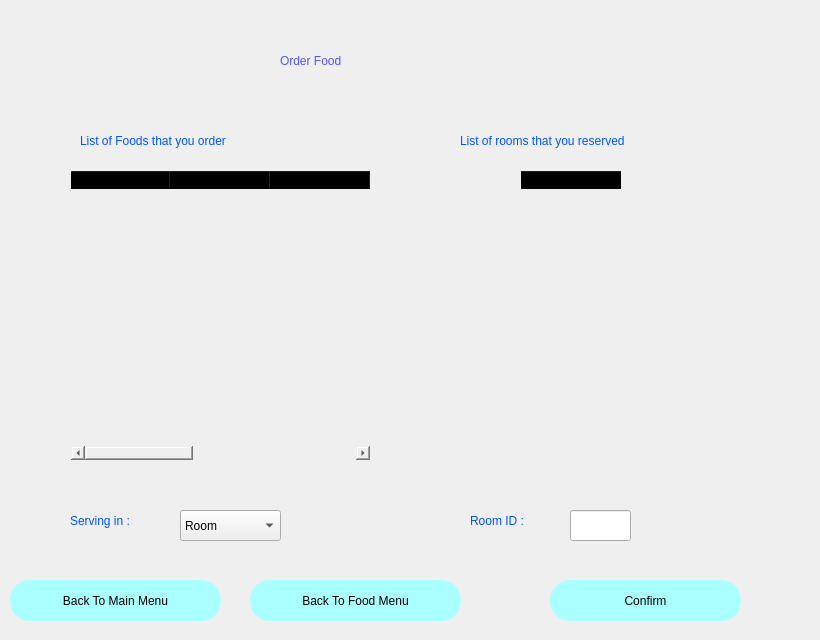
<?xml version="1.0" encoding="UTF-8"?>
<ui version="4.0">
 <class>Dialog</class>
 <widget class="QDialog" name="Dialog">
  <property name="geometry">
   <rect>
    <x>0</x>
    <y>0</y>
    <width>820</width>
    <height>640</height>
   </rect>
  </property>
  <property name="windowTitle">
   <string>Dialog</string>
  </property>
  <widget class="QWidget" name="widget" native="true">
   <property name="geometry">
    <rect>
     <x>0</x>
     <y>0</y>
     <width>831</width>
     <height>640</height>
    </rect>
   </property>
   <property name="styleSheet">
    <string notr="true">QWidget#widget{
                    background-color: qlineargradient(spread:pad, x1:0.352826, y1:0.398, x2:0.715975, y2:0.892, stop:0
                    rgba(0, 255, 255, 255), stop:1 rgba(0, 170, 255, 255))
                    }
                </string>
   </property>
   <widget class="QLabel" name="label">
    <property name="geometry">
     <rect>
      <x>280</x>
      <y>30</y>
      <width>341</width>
      <height>61</height>
     </rect>
    </property>
    <property name="styleSheet">
     <string notr="true">font: 26pt &quot;MS Shell Dlg 2&quot;;
                        color:rgb(85, 85, 255)
                    </string>
    </property>
    <property name="text">
     <string>Order Food</string>
    </property>
   </widget>
   <widget class="QTableWidget" name="foods">
    <property name="geometry">
     <rect>
      <x>70</x>
      <y>170</y>
      <width>301</width>
      <height>291</height>
     </rect>
    </property>
    <property name="styleSheet">
     <string notr="true">background-color:rgba(0,0,0,0);</string>
    </property>
    <column>
     <property name="text">
      <string>ID</string>
     </property>
    </column>
    <column>
     <property name="text">
      <string>Name</string>
     </property>
    </column>
    <column>
     <property name="text">
      <string>Price</string>
     </property>
    </column>
    <column>
     <property name="text">
      <string>Ingredients</string>
     </property>
    </column>
    <column>
     <property name="text">
      <string>Type</string>
     </property>
    </column>
   </widget>
   <widget class="QLabel" name="label_5">
    <property name="geometry">
     <rect>
      <x>70</x>
      <y>500</y>
      <width>101</width>
      <height>41</height>
     </rect>
    </property>
    <property name="styleSheet">
     <string notr="true">font: 12pt &quot;MS Shell Dlg 2&quot;;
color: rgb(0, 85, 255);</string>
    </property>
    <property name="text">
     <string>Serving in :</string>
    </property>
   </widget>
   <widget class="QPushButton" name="confirm">
    <property name="geometry">
     <rect>
      <x>550</x>
      <y>580</y>
      <width>191</width>
      <height>41</height>
     </rect>
    </property>
    <property name="styleSheet">
     <string notr="true">border-radius:20px;
                        font: 14pt &quot;MS Shell Dlg 2&quot;;
                        background-color:rgb(170, 255, 255);
                        color:rgb(0, 0, 0)
                    </string>
    </property>
    <property name="text">
     <string>Confirm</string>
    </property>
   </widget>
   <widget class="QComboBox" name="serveplace">
    <property name="geometry">
     <rect>
      <x>180</x>
      <y>510</y>
      <width>101</width>
      <height>31</height>
     </rect>
    </property>
    <item>
     <property name="text">
      <string>Room</string>
     </property>
    </item>
    <item>
     <property name="text">
      <string>Restaurant</string>
     </property>
    </item>
   </widget>
   <widget class="QLabel" name="label_6">
    <property name="geometry">
     <rect>
      <x>80</x>
      <y>120</y>
      <width>251</width>
      <height>41</height>
     </rect>
    </property>
    <property name="styleSheet">
     <string notr="true">font: 12pt &quot;MS Shell Dlg 2&quot;;
color: rgb(0, 85, 255);</string>
    </property>
    <property name="text">
     <string>List of Foods that you order</string>
    </property>
   </widget>
   <widget class="QLabel" name="label_7">
    <property name="geometry">
     <rect>
      <x>460</x>
      <y>120</y>
      <width>291</width>
      <height>41</height>
     </rect>
    </property>
    <property name="styleSheet">
     <string notr="true">font: 12pt &quot;MS Shell Dlg 2&quot;;
color: rgb(0, 85, 255);</string>
    </property>
    <property name="text">
     <string>List of rooms that you reserved</string>
    </property>
   </widget>
   <widget class="QTableWidget" name="rooms">
    <property name="geometry">
     <rect>
      <x>520</x>
      <y>170</y>
      <width>121</width>
      <height>291</height>
     </rect>
    </property>
    <property name="styleSheet">
     <string notr="true">background-color:rgba(0,0,0,0);</string>
    </property>
    <column>
     <property name="text">
      <string>ID</string>
     </property>
    </column>
   </widget>
   <widget class="QLabel" name="label_8">
    <property name="geometry">
     <rect>
      <x>470</x>
      <y>500</y>
      <width>101</width>
      <height>41</height>
     </rect>
    </property>
    <property name="styleSheet">
     <string notr="true">font: 12pt &quot;MS Shell Dlg 2&quot;;
color: rgb(0, 85, 255);</string>
    </property>
    <property name="text">
     <string>Room ID :</string>
    </property>
   </widget>
   <widget class="QLineEdit" name="roomid">
    <property name="geometry">
     <rect>
      <x>570</x>
      <y>510</y>
      <width>61</width>
      <height>31</height>
     </rect>
    </property>
   </widget>
   <widget class="QPushButton" name="mainmenu">
    <property name="geometry">
     <rect>
      <x>10</x>
      <y>580</y>
      <width>211</width>
      <height>41</height>
     </rect>
    </property>
    <property name="styleSheet">
     <string notr="true">border-radius:20px;
                        font: 14pt &quot;MS Shell Dlg 2&quot;;
                        background-color:rgb(170, 255, 255);
                        color:rgb(0, 0, 0)
                    </string>
    </property>
    <property name="text">
     <string>Back To Main Menu</string>
    </property>
   </widget>
   <widget class="QPushButton" name="foodmenu">
    <property name="geometry">
     <rect>
      <x>250</x>
      <y>580</y>
      <width>211</width>
      <height>41</height>
     </rect>
    </property>
    <property name="styleSheet">
     <string notr="true">border-radius:20px;
                        font: 14pt &quot;MS Shell Dlg 2&quot;;
                        background-color:rgb(170, 255, 255);
                        color:rgb(0, 0, 0)
                    </string>
    </property>
    <property name="text">
     <string>Back To Food Menu</string>
    </property>
   </widget>
   <widget class="QLabel" name="massage">
    <property name="geometry">
     <rect>
      <x>260</x>
      <y>540</y>
      <width>291</width>
      <height>41</height>
     </rect>
    </property>
    <property name="styleSheet">
     <string notr="true">font: 12pt &quot;MS Shell Dlg 2&quot;;
color: green;</string>
    </property>
    <property name="text">
     <string/>
    </property>
   </widget>
  </widget>
 </widget>
 <resources/>
 <connections/>
</ui>
